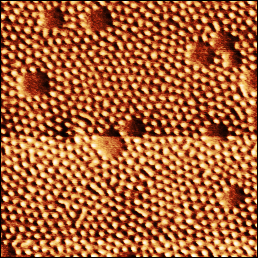
#> input picture AFM_Web-main/Cnn_classifier_test/dots.png, 258 x 258 px
$ python -i voronoi_mask_pipeline.py   (imports and definitions only)
#> lines starting #> are read from the running program, lines starting #| are printed output that depends on the picture
### AFM_Web-main/voronoi_v7.py
# Image analysis code for micrographs with BCP-like structures (periodic, defined dark and light domains)
# For simplicity, this code does not support images with featureless domains (please see featureless.py if needed)
# Be sure to run the code in the provided .yml environment to avoid version issues

# This code proceeds as follows:

#   1. 	Load images from a folder
#		- use separate code (run_image_analysis.py) to interface with the folder directly
#		- scrape input information from the filenames
#
#   2. 	Find characteristic periodicity of the image
#		- perform the fast fourier transform (FFT) of the image
#		- perform the radial integration of the FFT and identify the dominant periodicity peak
#		- convert the peak (units of inverse pixels) to a real-space periodicity (units of pixels and nm)
#		- optionally, estimate the periodicity from the polymer's molecular weight, so the correct peak is identified
#		- PS-b-P4VP values are included in this code; other polymers will need to be added manually
#
#   3. 	Binarize the image
#		- remove small features (dark or light speckles) with a median filter
#		- remove image-scale intensity variation (ie. a "tilt") by dividing the image by a heavily-blurred version of itself
#		- use Otsu thresholding to create a binary image
#		- tidy the thresholded image by removing small dark or light objects
#
#   4. Skeletonize the image
#		- reduce the dark and light domains to single-pixel lines which capture the connectivity of the domain structure
#		- tidy the skeletons by removing small branches (skeletonization artifacts)
#
#   5. Sort the components of the skeleton into sets of "dots" and "lines" for dark and light domains
#		- calculated the area fractions of dot and line features
#
#   6. Find the defects in the line components
#		- measure the connectivity of every pixel in the "lines" skeletons
#		- two neighboring pixels = normal, no defect
#		- 3+ neighbors = junction defect
#		- 1 neighbor = end defect
#		- tally the total defect counts to identify the overall image defect densities
#

# ****************************************************************************************************************
# Dependencies
# ****************************************************************************************************************

import numpy as np
import math
import os
import csv
import matplotlib.pylab as pylab
import matplotlib.pyplot as plt
import matplotlib.colors as colors
import random
import networkx as nx
from matplotlib.colors import ListedColormap

# Make plot labels extra large by default
params = {'legend.fontsize': 'x-large',
         'axes.labelsize': 'x-large',
         'axes.titlesize':'x-large',
         'xtick.labelsize':'x-large',
         'ytick.labelsize':'x-large'}
pylab.rcParams.update(params)

import scipy
from scipy import signal
from scipy.signal import argrelmin
from scipy.optimize import curve_fit
from scipy import ndimage as ndi
from scipy.stats import mode
from scipy import spatial

import skimage
from skimage import data, color
import skimage.morphology as morphology
import skimage.draw as draw
import skimage.filters
from skimage.filters import threshold_minimum, threshold_otsu, rank, median
from skimage.transform import resize
from sklearn.neighbors import NearestNeighbors

from PIL import Image

# Setting up colormaps for visualizations:

def truncate_colormap(cmapIn='CMRmap_r', minval=0.0, maxval=1.0, n=100):
    cmapIn = plt.get_cmap(cmapIn)

    new_cmap = colors.LinearSegmentedColormap.from_list(
        'trunc({n},{a:.2f},{b:.2f})'.format(n=cmapIn.name, a=minval, b=maxval),
        cmapIn(np.linspace(minval, maxval, n)))

    return new_cmap

white_clear = [(1,1,1,1),(0,0,0, 0)]
bin_cmap = colors.LinearSegmentedColormap.from_list(name='custom',colors=white_clear, N=2)
twilight_trun = truncate_colormap(cmapIn='twilight', minval=.15, maxval=.85)

# ****************************************************************************************************************
# Helper Functions
# ****************************************************************************************************************

def running_mean(x, N): #used to smooth out noisy data, source: https://stackoverflow.com/questions/13728392/moving-average-or-running-mean
    cumsum = np.cumsum(np.insert(x, 0, 0))
    return (cumsum[N:] - cumsum[:-N]) / float(N)

# [9 lines left out: function radial_profile, not called in this run]

def take_closest(num,collection): # returns member of 'collection' nearest to 'num'. source: https://stackoverflow.com/questions/12141150/from-list-of-integers-get-number-closest-to-a-given-value
    return min(collection,key=lambda x:abs(x-num))

def gauss(x, A, mu, sigma): # Gaussian function to usmoothere with model fitting
    return A*np.exp(-(x-mu)**2/(2.*sigma**2))

def gauss_shift(x, A, mu, sigma, shift): # Gaussian function with y-axis shift
        return A*np.exp(-(x-mu)**2/(2*sigma**2))+shift

# [303 lines left out: functions neighbors, neighborhood_sum, crop_img, char_periodicity, binarize_data, tidy_bin and 2 more, not called in this run]

def sk_dark(data):
    thresh = np.where(data > 0.5, 1, 0)
    return morphology.skeletonize(thresh)

# Dots and Lines: Sort elements in the binarized image into 'dots' and 'lines', depending on how large they are
# [236 lines left out: functions dots_and_lines, get_skeleton_defects, get_skeleton_defectsII, connectivity_results, connectivity_resultsII, prune_skel and 4 more, not called in this run]


# [29 lines of commented-out code are left out]
image_save_location = 'test_images/analyzed_A_AC.tiff'

# [570 lines left out: function analyze_image, not called in this run]

import numpy as np
from PIL import Image
import os
import sys

# Add path to voronoi_v7
sys.path.insert(0, '/home/newuser/Desktop/Mukesh_AFM/TheFullPipeline/Bradley')
from voronoi_v7 import analyze_image

# [17 lines left out: function preprocess_dot_mask, not called in this run]

# [47 lines that do not run on import are left out]

### AFM_Web-main/voronoi_mask_pipeline.py
import os
from pathlib import Path
from typing import Any, Dict, List, Optional, Tuple

import numpy as np
from PIL import Image
import warnings
# [1 line not run here, left out]

# Configure matplotlib to use a non-interactive backend.
import matplotlib
# [1 line not run here, left out]
import matplotlib.pylab as pylab

# Matplotlib params to match run_image_analysis_knn
params = {
    'legend.fontsize': 'x-large',
    'axes.labelsize': 'x-large',
    'axes.titlesize': 'x-large',
    'xtick.labelsize': 'x-large',
    'ytick.labelsize': 'x-large'
}
# [1 line not run here, left out]

import skimage
from skimage import color

import voronoi_v7


# [193 lines left out: functions _score_dot_extraction, _guess_invert_mask, extract_dots_from_mask, pick_best_voronoi_images, get_voronoi_stats, collect_all_outputs, not called in this run]


def load_image(image_path, max_size=1024, *, invert: bool = True):
    """Load image as grayscale float array, optionally inverted."""
#> called with image_path = 'Cnn_classifier_test/dots.png', max_size = 1024, invert = True
    image_path = Path(image_path)

    if not image_path.exists():
        raise FileNotFoundError(f"Image not found: {image_path}")

    try:
        im = Image.open(image_path)
#> im is the input picture: PIL image 258x258 RGB; mean R, G, B 170.3, 97.9, 53.3
        im = im.convert("RGB")

        gray = color.rgb2gray(skimage.img_as_float(im))
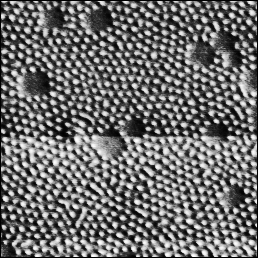
#> gray: shape (258, 258) float64; min 0, max 1, mean 0.432
        data = (1 - gray) if invert else gray
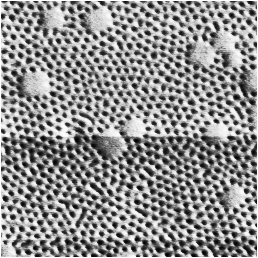
#> data: shape (258, 258) float64; min 0, max 1, mean 0.568
        im.close()

        print(f"Loaded image: {image_path.name}")

        original_shape = data.shape
#> original_shape = (258, 258)
        if max_size is not None and (data.shape[0] > max_size or data.shape[1] > max_size):
            h, w = data.shape
            scale = max_size / max(h, w)
            new_h, new_w = int(h * scale), int(w * scale)
            from skimage.transform import resize
            data = resize(data, (new_h, new_w), anti_aliasing=True, preserve_range=True)
            print(f"  ⚠ Downsampled from {original_shape} to {data.shape} for faster processing")

        print(f"  Shape: {data.shape}")
#|   Shape: (258, 258)
        print(f"  Data type: {data.dtype}")
#|   Data type: float64
        print(f"  Value range: [{data.min():.3f}, {data.max():.3f}]")
#|   Value range: [0.000, 1.000]
        print(f"  Inverted grayscale: {invert}")

        if data.ndim != 2:
            raise ValueError(f"Expected 2D image, got shape {data.shape}")

        return data

    except Exception as e:
        raise ValueError(f"Failed to load image: {e}")


# [190 lines left out: functions _run_voronoi_analysis_direct, run_voronoi_analysis_on_image, run_voronoi_analysis, not called in this run]


# [13 lines not run here, left out]

>>> result = load_image('Cnn_classifier_test/dots.png')
